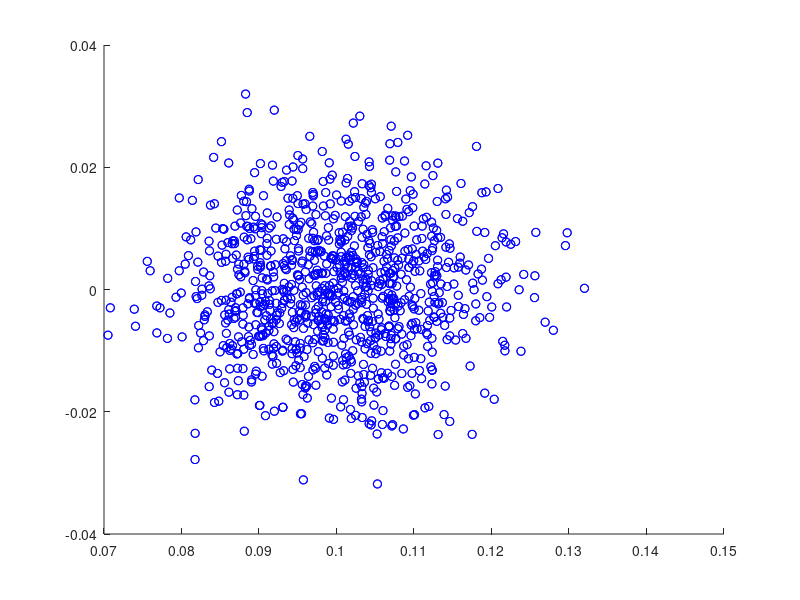

Here is the MATLAB script that generated this plot:
%Bar chart



function barChart3d
    %Setup
    clc
    clear all;
    close all;

    %Simulation initialisation
    dt = 0.1; %Time step
    time = 0.1; %Total run time
    %T = [1:dt:time]; %Time array
    noise = 0.1; %Amount of noise
    robots = 1000;

    %Robot initialisation
    X(1,:) = zeros(1,robots); %Starting x coord
    Y(1,:) = zeros(1,robots); %Starting y coord
    Theta(1,:) = zeros(1,robots) %Starting angle

    r = 1; %Radius of robot's wheels
    L = 2; %Distance between robot's wheels

    %Initialise random wheel velocity arrays
        %CTRNN to produce random weights
    noOfNodes = 100; %Number of nodes
    W = 0.5 * randn(noOfNodes); %Weights
    Nodes = ones(noOfNodes, time/dt); %Nodes

    for t = 1:time/dt
        Nodes(:,t + 1) = Nodes(:,t) + dt * (-Nodes(:,t) + tanh(W * Nodes(:,t))); %Update Nodes
    end

    velR = abs(Nodes(1,:)); %Assign right wheel velocities
    velL = abs(Nodes(2,:)); %Assign left wheel velocities

    %Simulate
    for t = 1:time/dt
        velAvg = (velR(t) + velL(t)) / 2; %Calculate average velocity of wheels
        for n = 1:robots
            

            %Noisy agent
            X(t+1,n) = X(t,n) + dt * ((r / 2) * (velR(t) + velL(t)) * cos(Theta(t,n)) + sample(noise)); %Update X coord
            Y(t+1,n) = Y(t,n) + dt * ((r / 2) * (velR(t) + velL(t)) * sin(Theta(t,n)) + sample(noise)); %Update Y coord
            Theta(t+1,n) = Theta(t,n) + dt * ((r / L) * (velR(t) - velL(t)) + sample(noise)); %Update angle
        end
    end

    
    %Plot Animation
    figure
    hold on;
    for n = 1:robots
        %plotCircle(X(end,n),Y(end,n),(L/2),'r'); %Plot noisy agent
        
        %plot([X(end,n), X(end,n) + (L/2) * cos(Theta(end,n))], [Y(end,n), Y(end,n) + (L/2) * sin(Theta(end,n))], 'r'); %Plot noisy agent angle line
        %plot(X(:,n),Y(:,n),'r'); %Plot noisy agent trace
        plot([X(end,n),X(end,n)],[Y(end,n),Y(end,n)],'bo');
        
    end
    hold off;
end


function [samp] = sample( b )
    randoms = (2*b).*rand(1,12) -b;
    samp = 1/2 * sum(randoms);
end
